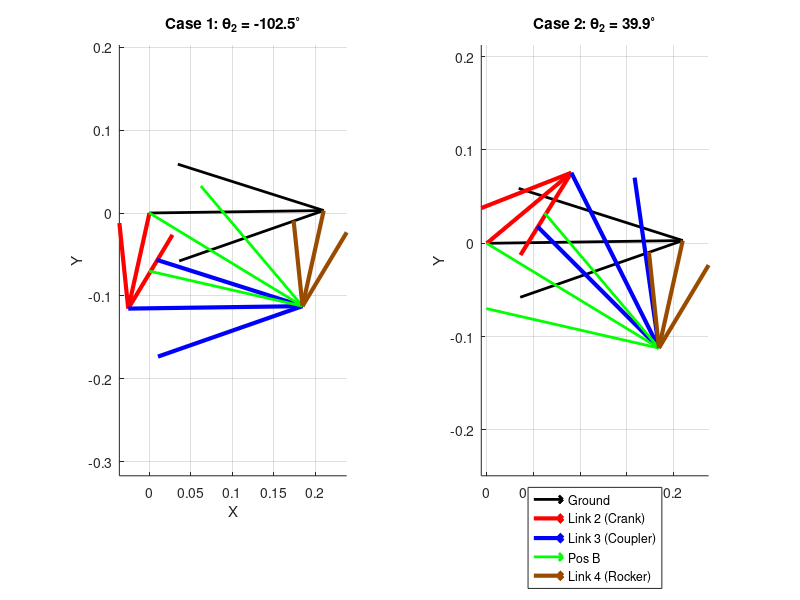

Source code (MATLAB):
clear all
close all
clc

% ==========================================
% 1. PARAMETERS & INPUT
% ==========================================
L1 = 0.210; % Ground (Pink) - d
L2 = 0.118; % Crank (Cyan/Red) - a
L3 = 0.210; % Coupler (Blue) - b
L4 = 0.118; % Rocker (Brown) - c

% Assign canonical names
d = L1;
a = L2;
b = L3;
c = L4;

% Ground Offset
theta1_deg = 0.81;
theta1 = deg2rad(theta1_deg);

% --- INPUT: Link 4 (Brown) ---
q4_global_deg = -102.5; 
q4 = deg2rad(q4_global_deg) - theta1; % Local Angle

% ==========================================
% 2. CALCULATION (Find q2, q3 from q4)
% ==========================================

% Norton's K Constants
K1 = d/a;
K2 = d/c;
K3 = (a^2 - b^2 + c^2 + d^2)/(2*a*c);

% Coefficients A, B, C for finding q2 (Derived from Input q4)
A = -((1 + K1)*cos(q4) + K2 + K3);
B = 2*sin(q4);
C = (1 - K1)*cos(q4) + K2 - K3;

% Solve for q2 (2 Cases)
det_val = B^2 - 4*A*C;
if det_val < 0
    error('No real solution');
end

% Case 1
q2_sol1 = 2*atan((-B + sqrt(det_val))/(2*A)); 
% Case 2
q2_sol2 = 2*atan((-B - sqrt(det_val))/(2*A));

% Calculate q3 using Vector Sum Logic
% Case 1
Vec3_1 = c*exp(1j*q4) + d - a*exp(1j*q2_sol1);
q3_sol1 = angle(Vec3_1);

% Case 2
Vec3_2 = c*exp(1j*q4) + d - a*exp(1j*q2_sol2);
q3_sol2 = angle(Vec3_2);

% ==========================================
% 3. CONVERT TO GLOBAL
% ==========================================
% Global Angles
q2_1g = q2_sol1 + theta1;
q3_1g = q3_sol1 + theta1;

q2_2g = q2_sol2 + theta1;
q3_2g = q3_sol2 + theta1;

q4g = q4 + theta1;

fprintf('--- Results ---\n');
fprintf('Case 1: Theta2 = %.4f deg, Theta3 = %.4f deg\n', rad2deg(q2_1g), rad2deg(q3_1g));
fprintf('Case 2: Theta2 = %.4f deg, Theta3 = %.4f deg\n', rad2deg(q2_2g), rad2deg(q3_2g));

% ==========================================
% 4. PLOTTING BOTH CASES
% ==========================================
figure('Name', '4-Bar Linkage Analysis: Both Solutions', 'NumberTitle', 'off');

% --- PLOT CASE 1 ---
subplot(1, 2, 1); 
hold on; axis equal; grid on;

% Vectors Case 1
RA_1 = a*exp(1j*q2_1g);
RBA_1 = b*exp(1j*q3_1g);
RB_1 = RA_1 + RBA_1; % Position B from Origin
RO4O2 = d*exp(1j*theta1);
RBO4 = c*exp(1j*q4g);

% Components
O2x=0; O2y=0;
O4x=real(RO4O2); O4y=imag(RO4O2);
Ax_1=real(RA_1); Ay_1=imag(RA_1);
Bx_1=real(RB_1); By_1=imag(RB_1);

% Quivers Case 1
quiver(O2x, O2y, O4x-O2x, O4y-O2y, 0, 'k', 'LineWidth', 2, 'MaxHeadSize', 0.5); % Ground
quiver(O2x, O2y, Ax_1-O2x, Ay_1-O2y, 0, 'r', 'LineWidth', 3, 'MaxHeadSize', 0.5); % Link 2
quiver(Ax_1, Ay_1, Bx_1-Ax_1, By_1-Ay_1, 0, 'b', 'LineWidth', 3, 'MaxHeadSize', 0.5); % Link 3
quiver(0, 0, Bx_1, By_1, 0, 'g', 'LineWidth', 2, 'MaxHeadSize', 0.5); % Pos B
quiver(O4x, O4y, Bx_1-O4x, By_1-O4y, 0, 'Color', [0.6, 0.3, 0], 'LineWidth', 3, 'MaxHeadSize', 0.5); % Link 4

title(['Case 1: \theta_2 = ' num2str(rad2deg(q2_1g), '%.1f') '^\circ']);
xlabel('X'); ylabel('Y');

% --- PLOT CASE 2 ---
subplot(1, 2, 2); 
hold on; axis equal; grid on;

% Vectors Case 2
RA_2 = a*exp(1j*q2_2g);
RBA_2 = b*exp(1j*q3_2g);
RB_2 = RA_2 + RBA_2; % Position B from Origin

% Components
Ax_2=real(RA_2); Ay_2=imag(RA_2);
Bx_2=real(RB_2); By_2=imag(RB_2);

% Quivers Case 2
quiver(O2x, O2y, O4x-O2x, O4y-O2y, 0, 'k', 'LineWidth', 2, 'MaxHeadSize', 0.5); % Ground
quiver(O2x, O2y, Ax_2-O2x, Ay_2-O2y, 0, 'r', 'LineWidth', 3, 'MaxHeadSize', 0.5); % Link 2
quiver(Ax_2, Ay_2, Bx_2-Ax_2, By_2-Ay_2, 0, 'b', 'LineWidth', 3, 'MaxHeadSize', 0.5); % Link 3
quiver(0, 0, Bx_2, By_2, 0, 'g', 'LineWidth', 2, 'MaxHeadSize', 0.5); % Pos B
quiver(O4x, O4y, Bx_2-O4x, By_2-O4y, 0, 'Color', [0.6, 0.3, 0], 'LineWidth', 3, 'MaxHeadSize', 0.5); % Link 4

title(['Case 2: \theta_2 = ' num2str(rad2deg(q2_2g), '%.1f') '^\circ']);
xlabel('X'); ylabel('Y');

% Add legend only once
legend('Ground', 'Link 2 (Crank)', 'Link 3 (Coupler)', 'Pos B', 'Link 4 (Rocker)', 'Location', 'southoutside');
